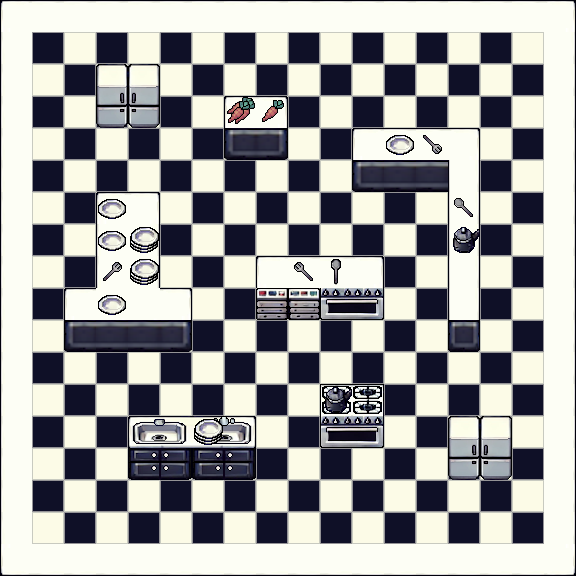

A 2D game scene composited from a Tiled map and its tileset images. What follows is a short description and the map's XML, with every tile layer's data as written:
An orthogonal 18x18 tile map with 32x32 px tiles, 3 tile layers (Background, Borders, Foreground).

<map version="1.10" tiledversion="1.11.0" orientation="orthogonal" renderorder="right-down" width="18" height="18" tilewidth="32" tileheight="32" infinite="0" nextlayerid="6" nextobjectid="1">
 <tileset firstgid="1" source="tileset_2.tsx" />
 <layer id="1" name="Background" width="18" height="18">
  <data encoding="csv">
0,0,0,0,0,0,0,0,0,0,0,0,0,0,0,0,0,0,
0,31,36,31,36,31,36,31,36,31,36,31,36,31,36,31,36,0,
0,36,31,36,31,36,31,36,31,36,31,36,31,36,31,36,31,0,
0,31,36,31,36,31,36,31,36,31,36,31,36,31,36,31,36,0,
0,36,31,36,31,36,31,36,31,36,31,36,31,36,31,36,31,0,
0,31,36,31,36,31,36,31,36,31,36,31,36,31,36,31,36,0,
0,36,31,36,31,36,31,36,31,36,31,36,31,36,31,36,31,0,
0,31,36,31,36,31,36,31,36,31,36,31,36,31,36,31,36,0,
0,36,31,36,31,36,31,36,31,36,31,36,31,36,31,36,31,0,
0,31,36,31,36,31,36,31,36,31,36,31,36,31,36,31,36,0,
0,36,31,36,31,36,31,36,31,36,31,36,31,36,31,36,31,0,
0,31,36,31,36,31,36,31,36,31,36,31,36,31,36,31,36,0,
0,36,31,36,31,36,31,36,31,36,31,36,31,36,31,36,31,0,
0,31,36,31,36,31,36,31,36,31,36,31,36,31,36,31,36,0,
0,36,31,36,31,36,31,36,31,36,31,36,31,36,31,36,31,0,
0,31,36,31,36,31,36,31,36,31,36,31,36,31,36,31,36,0,
0,36,31,36,31,36,31,36,31,36,31,36,31,36,31,36,31,0,
0,0,0,0,0,0,0,0,0,0,0,0,0,0,0,0,0,0
</data>
 </layer>
 <layer id="4" name="Borders" width="18" height="18">
  <data encoding="csv">
35,48,48,48,48,48,48,48,48,48,48,48,48,48,48,48,48,25,
47,0,0,0,0,0,0,0,0,0,0,0,0,0,0,0,0,29,
47,0,0,6,7,0,0,0,0,0,0,0,0,0,0,0,0,29,
47,0,0,13,14,0,0,35,25,0,0,0,0,0,0,0,0,29,
47,0,0,0,0,0,0,9,34,0,0,35,48,48,25,0,0,29,
47,0,0,0,0,0,0,0,0,0,0,9,30,30,21,0,0,29,
47,0,0,35,25,0,0,0,0,0,0,0,0,0,21,0,0,29,
47,0,0,47,29,0,0,0,0,0,0,0,0,0,21,0,0,29,
47,0,0,47,29,0,0,0,35,48,48,25,0,0,21,0,0,29,
47,0,35,20,20,25,0,0,4,5,44,2,0,0,21,0,0,29,
47,0,9,30,30,34,0,0,0,0,0,0,0,0,32,0,0,29,
47,0,0,0,0,0,0,0,0,0,0,0,0,0,0,0,0,29,
47,0,0,0,0,0,0,0,0,0,42,40,0,0,0,0,0,29,
47,0,0,0,45,16,27,38,0,0,44,2,0,0,6,7,0,29,
47,0,0,0,33,15,33,15,0,0,0,0,0,0,13,14,0,29,
47,0,0,0,0,0,0,0,0,0,0,0,0,0,0,0,0,29,
47,0,0,0,0,0,0,0,0,0,0,0,0,0,0,0,0,29,
46,26,26,26,26,26,26,26,26,26,26,26,26,26,26,26,26,3
</data>
 </layer>
 <layer id="5" name="Foreground" width="18" height="18">
  <data encoding="csv">
0,0,0,0,0,0,0,0,0,0,0,0,0,0,0,0,0,0,
0,0,0,0,0,0,0,0,0,0,0,0,0,0,0,0,0,0,
0,0,0,0,0,0,0,0,0,0,0,0,0,0,0,0,0,0,
0,0,0,0,0,0,0,11,12,0,0,0,0,0,0,0,0,0,
0,0,0,0,0,0,0,0,0,0,0,0,22,41,0,0,0,0,
0,0,0,0,0,0,0,0,0,0,0,0,0,0,0,0,0,0,
0,0,0,22,0,0,0,0,0,0,0,0,0,0,49,0,0,0,
0,0,0,22,37,0,0,0,0,0,0,0,0,0,23,0,0,0,
0,0,0,39,37,0,0,0,0,1,8,0,0,0,0,0,0,0,
0,0,0,22,0,0,0,0,0,0,0,0,0,0,0,0,0,0,
0,0,0,0,0,0,0,0,0,0,0,0,0,0,0,0,0,0,
0,0,0,0,0,0,0,0,0,0,0,0,0,0,0,0,0,0,
0,0,0,0,0,0,0,0,0,0,23,0,0,0,0,0,0,0,
0,0,0,0,0,0,37,0,0,0,0,0,0,0,0,0,0,0,
0,0,0,0,0,0,0,0,0,0,0,0,0,0,0,0,0,0,
0,0,0,0,0,0,0,0,0,0,0,0,0,0,0,0,0,0,
0,0,0,0,0,0,0,0,0,0,0,0,0,0,0,0,0,0,
0,0,0,0,0,0,0,0,0,0,0,0,0,0,0,0,0,0
</data>
 </layer>
</map>